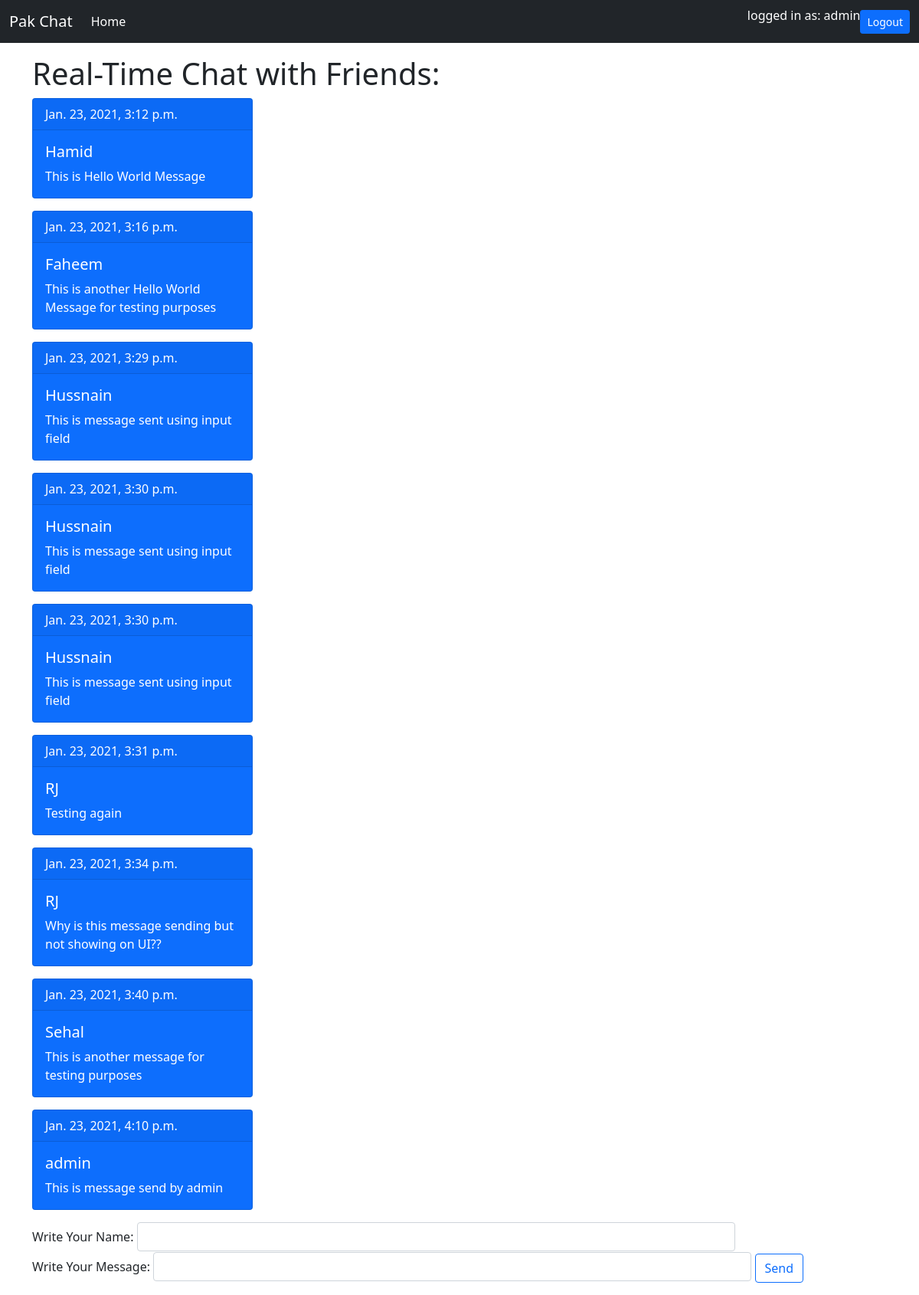
/messages (signed in), run on the app's committed database.
### chat_module/models.py (models this page shows)
class message(models.Model):
	message_id = models.IntegerField(primary_key=True)
	user = models.CharField(max_length=50)
	message = models.CharField(max_length=500)
	timestamp = models.DateTimeField(auto_now_add=True)
	def __str__(self):
		return self.user

### chat_module/views.py (the view)
# urls.py: path("messages", views.messages, name="messages"),
def messages(request):
	if request.method == "POST":
		userMessage = request.POST.get("message")
		user = request.POST.get("user")
		addMessage = message(user=user, message=userMessage)
		addMessage.save()
		return redirect("messages")
	else:
		allMessages = message.objects.all()
		print(allMessages)
		context = {
		'messages': allMessages
		}
		return render(request, "messages.html", context)

### templates/messages.html (shortened to what this page needs)
{% extends "basic.html" %}
{% block body %}
<div class="my-3 container">
	<h1>Real-Time Chat with Friends: </h1>
	{% for message in messages %}
	<div class="card text-white bg-primary mb-3" style="max-width: 18rem;">
  <div class="card-header">{{ message.timestamp }}</div>
  <div class="card-body">
    <h5 class="card-title">{{ message.user }}</h5>
    <p class="card-text">{{ message.message }}</p>
  </div>
</div>
	{% endfor %}
</div>
<section class="my-3 container" id="messageSection">
		<form action="" method="POST">
			<label for="message" class="form-label">Write Your Name:</label>
            <input type="text" name="user" class="form-control" id="user">
            <br>
            <label for="message" class="form-label">Write Your Message:</label>
            <input type="text" name="message" class="form-control" id="message">
            <input type="submit" class="btn btn-outline-primary" value="Send">
        </form>
</section>
{% endblock %}

### templates/basic.html (shortened to what this page needs)
<!DOCTYPE html>
<html lang="en">
  <head>
    <link
      href="https://cdn.jsdelivr.net/npm/bootstrap@5.0.0-beta1/dist/css/bootstrap.min.css"
      rel="stylesheet"
    />
  </head>
  <body>
    <nav class="navbar navbar-expand-lg navbar-dark bg-dark">
      <div class="container-fluid">
        <a class="navbar-brand" href="/">Pak Chat</a>
        <div class="collapse navbar-collapse" id="navbarSupportedContent">
          <ul class="navbar-nav me-auto mb-2 mb-lg-0">
            <li class="nav-item">
              <a class="nav-link active" aria-current="page" href="/">Home</a>
            </li>
          </ul>
          {% if user.is_authenticated %}
          <p style="color: white">logged in as: {{ request.user }}</p>
          <a href="/logout" class="btn btn-primary btn-sm">Logout</a>
          {% endif %}
        </div>
      </div>
    </nav>
  {% block body %}
  {% endblock %}
  </body>
</html>

### data on the page
message: timestamp "Jan. 23, 2021, 3:12 p.m.", user "Hamid", message "This is Hello World Message"
message: timestamp "Jan. 23, 2021, 3:16 p.m.", user "Faheem", message "This is another Hello World Message for testing purposes"
message: timestamp "Jan. 23, 2021, 3:29 p.m.", user "Hussnain", message "This is message sent using input field"
message: timestamp "Jan. 23, 2021, 3:30 p.m.", user "Hussnain", message "This is message sent using input field"
message: timestamp "Jan. 23, 2021, 3:30 p.m.", user "Hussnain", message "This is message sent using input field"
message: timestamp "Jan. 23, 2021, 3:31 p.m.", user "RJ", message "Testing again"
message: timestamp "Jan. 23, 2021, 3:34 p.m.", user "RJ", message "Why is this message sending but not showing on UI??"
message: timestamp "Jan. 23, 2021, 3:40 p.m.", user "Sehal", message "This is another message for testing purposes"
message: timestamp "Jan. 23, 2021, 4:10 p.m.", user "admin", message "This is message send by admin"

### other printed values
{{ request.user }} "admin"
